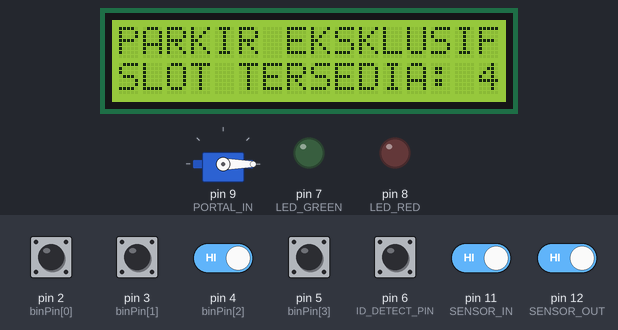
A sketch run on a simulated Arduino Uno, built with avr-gcc and run on an emulated ATmega328P. Parts: servo, 16×2 character LCD, output pins drawn as LEDs (lit = HIGH). The test bench sets the inputs (shaded band); at power-on: pin 2 (binPin[0]), pin 3 (binPin[1]), pin 4 (binPin[2]), pin 5 (binPin[3]), pin 6 (ID_DETECT_PIN), pin 11 (SENSOR_IN), pin 12 (SENSOR_OUT) HIGH. What the sketch prints to the serial monitor is not drawn.

Above: at 1.2 s.
1.3 s: pin 11 (SENSOR_IN) driven LOW
At 2.6 s:
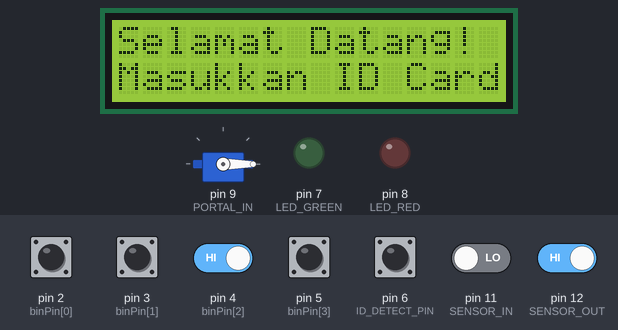
2.9 s: pin 6 (ID_DETECT_PIN) pulled LOW for 0.15 s
At 3.6 s:
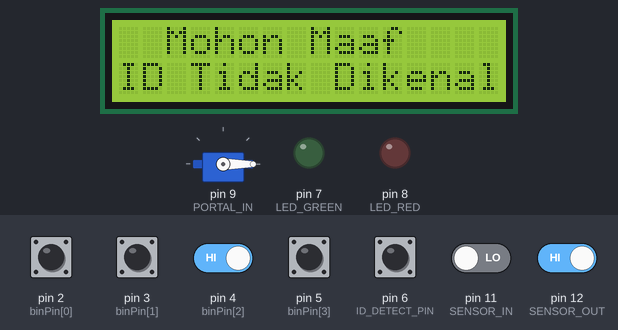
6.0 s: pin 6 (ID_DETECT_PIN) pulled LOW for 3.2 s
10.7 s: pin 11 (SENSOR_IN) driven HIGH
At 13.6 s:
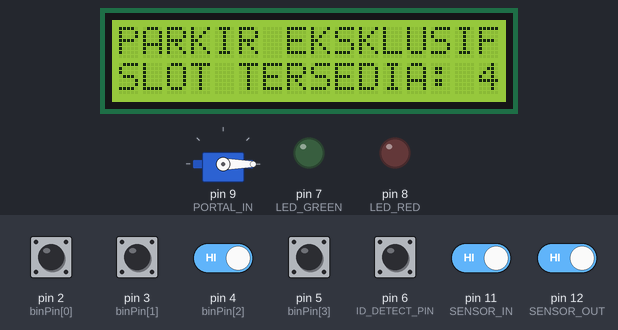
13.7 s: pin 12 (SENSOR_OUT) driven LOW
At 14.7 s:
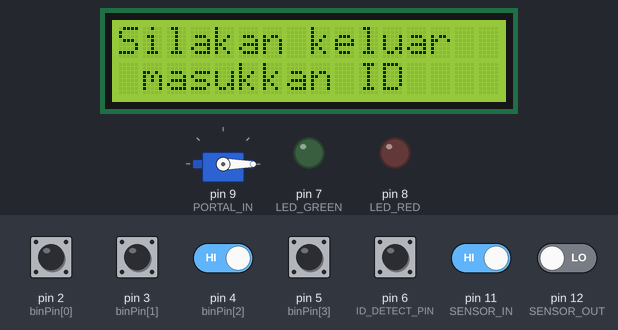
15.2 s: pin 4 (binPin[2]) driven LOW and pin 6 (ID_DETECT_PIN) driven LOW
At 16.1 s:
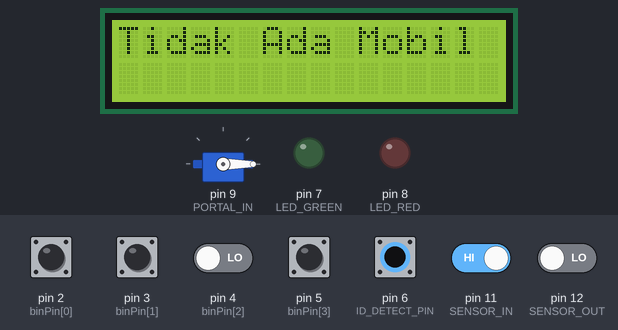
Timing chart, 0 to 17.7 s (numbered marks = the images above; inputs shaded):
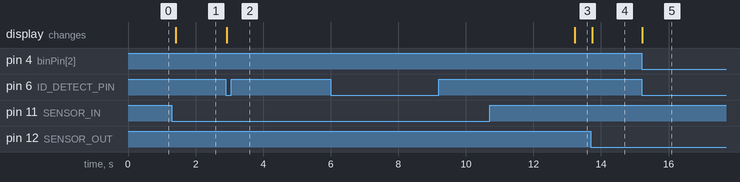

Measured:
- after the input at 1.3 s, the display: changes after 0.11 s (image 1)
- after the input at 2.9 s, the display: changes at once (image 2)
- after the input at 6.0 s, every drawn part: stays the same
- after the input at 10.7 s, the display: changes after 2.5 s (image 3)
- after the input at 13.7 s, the display: changes at once (image 4)
- after the input at 15.2 s, the display: changes at once (image 5)

The sketch:

PROJEK_AKHIR_DONE_FIX_FIX.ino
```cpp
#include <Wire.h>
#include <LiquidCrystal_I2C.h>
#include <Servo.h>

LiquidCrystal_I2C lcd(0x27, 16, 2); // LCD 16x2
Servo portalServo;

// Deklarasi Pin
uint8_t binPin[4] = {2, 3, 4, 5};
uint8_t ID_DETECT_PIN = 6;
uint8_t LED_GREEN = 7;
uint8_t LED_RED = 8;
uint8_t SENSOR_IN = 11;
uint8_t SENSOR_OUT = 12;

uint8_t PORTAL_IN = 9;
uint8_t PORTAL_OUT = 10;

int carCount = 0;
const int maxSlot = 4;

const int IdValid[] = {0b0000, 0b0001, 0b0010, 0b0011, 0b0100, 0b0101, 0b1011};
String namaId[] = {"user0", "user1", "user2", "user3", "user4", "user5", "user6"};

unsigned long portalOpenTime = 0;
const unsigned long portalDelay = 5000;
unsigned long idCheckTimeout = 10000;
uint8_t globalStat;

void setup() {
    Serial.begin(9600);
    Serial.println("Setup Start...");

    for (int i = 0; i < 4; i++) {
        pinMode(binPin[i], INPUT_PULLUP);
    }

    pinMode(ID_DETECT_PIN, INPUT_PULLUP);
    pinMode(LED_GREEN, OUTPUT);
    pinMode(LED_RED, OUTPUT);

    pinMode(SENSOR_IN, INPUT_PULLUP);
    pinMode(SENSOR_OUT, INPUT_PULLUP);

    portalServo.attach(PORTAL_IN);
    portalServo.write(0);

    lcd.begin();
    lcd.backlight();
//    updateStatus();
}

void loop() {

  if (digitalRead(SENSOR_IN) == LOW) { modeMasuk(); }
  else if (digitalRead(SENSOR_OUT) == LOW) { modeKeluar(); }
  else{ modeStandby(); }

    if (portalOpenTime != 0 && (millis() - portalOpenTime >= portalDelay)) {
        portalState(false);
    }
    delay(100);
}

void modeMasuk() {
    lcd.clear();
    lcd.setCursor(0, 0);
    lcd.print("Selamat Datang!");
    lcd.setCursor(0, 1);
    lcd.print("Masukkan ID Card");
    Serial.println("Proses masuk dimulai");

    unsigned long startTime = millis();
    while (digitalRead(ID_DETECT_PIN) == HIGH) {
        if (millis() - startTime > idCheckTimeout) {
            lcd.clear();
            lcd.print("ID Timeout");
            delay(2000);
            return;
        }
    }


    int memberID = readBinaryInput();
    int index = getMemberIndex(memberID);
    if (isMemberValid(memberID)) {
        if (carCount <= maxSlot) {
            carCount++;
            portalState(true);
//            updateStatus();
            lcd.clear();
            lcd.setCursor(1, 0);
            lcd.print("ID Dikenali!");
            lcd.setCursor(0, 1);
            lcd.print("Welcome, ");
            lcd.print(namaId[index]);
            Serial.println("Member masuk");
        } else {
            lcd.clear();
            lcd.setCursor(2, 0);
            lcd.print("Mohon Maaf");
            lcd.setCursor(2, 1);
            lcd.print("Slot Penuh");
            Serial.println("Parkir Penuh");
        }
    } else {
        lcd.clear();
        lcd.setCursor(2, 0);
        lcd.print("Mohon Maaf");
        lcd.setCursor(0, 1);
        lcd.print("ID Tidak Dikenal");
        Serial.println("Akses Ditolak");
    }
    delay(5000);
}

void modeKeluar() {
    lcd.clear();
    lcd.setCursor(0, 0);
    lcd.print("Silakan keluar");
    lcd.setCursor(1, 1);
    lcd.print("masukkan ID");
    Serial.println("Proses keluar dimulai");

    unsigned long startTime = millis();
    while (digitalRead(ID_DETECT_PIN) == HIGH) {
        if (millis() - startTime > idCheckTimeout) {
            lcd.clear();
            lcd.print("ID Timeout");
            delay(2000);
            return;
        }
    }

    int memberID = readBinaryInput();
    int index = getMemberIndex(memberID);
    if (isMemberValid(memberID)) {
        if (carCount > 0) {
            carCount--;
            portalState(false);
//            updateStatus();
            lcd.clear();
            lcd.setCursor(1, 0);
            lcd.print("ID Dikenali!");
            lcd.setCursor(0, 1);
            lcd.print("Goodbye, ");
            lcd.print(namaId[index]);
            Serial.println("Member keluar");
        } else {
            lcd.clear();
            lcd.print("Tidak Ada Mobil");
            Serial.println("Tidak ada mobil");
        }
    } else {
        lcd.clear();
        lcd.setCursor(2, 0);
        lcd.print("Mohon Maaf");
        lcd.setCursor(0, 1);
        lcd.print("ID Tidak Dikenal");
        Serial.println("Akses Ditolak");
    }
    delay(2000);
}

void modeStandby() {
    lcd.setCursor(0, 0);
    lcd.print("PARKIR EKSKLUSIF");
    lcd.setCursor(0, 1);
    lcd.print("SLOT TERSEDIA: ");
    lcd.print(maxSlot - carCount);
}

int readBinaryInput() {
    int b0 = digitalRead(binPin[0]);
    int b1 = digitalRead(binPin[1]);
    int b2 = digitalRead(binPin[2]);
    int b3 = digitalRead(binPin[3]);

    int binaryValue = (b3 << 3) | (b2 << 2) | (b1 << 1) | b0;
    Serial.print("Binary Value: ");
    Serial.println(binaryValue, BIN);

    return binaryValue;
}

bool isMemberValid(int memberID) {
    for (int i = 0; i < sizeof(IdValid) / sizeof(IdValid[0]); i++) {
        if (memberID == IdValid[i]) {
            return true;
        }
    }
    return false;
}

void portalState(bool stat) {
    if (stat) {
        portalServo.write(90);
        portalOpenTime = millis();
    } else {
        portalServo.write(0);
        portalOpenTime = 0;
    }
}

int getMemberIndex(int binaryID) {
    for (int i = 0; i < sizeof(IdValid) / sizeof(IdValid[0]); i++) {
        if (IdValid[i] == binaryID) {
            return i; // Return the index of the matching ID
        }
    }
    return -1; // Return -1 if ID is not valid
}

//void updateStatus() {
//    lcd.clear();
//    lcd.setCursor(0, 0);
//    lcd.print("SISA SLOT: ");
//    lcd.print(maxSlot - carCount);
//}
```
